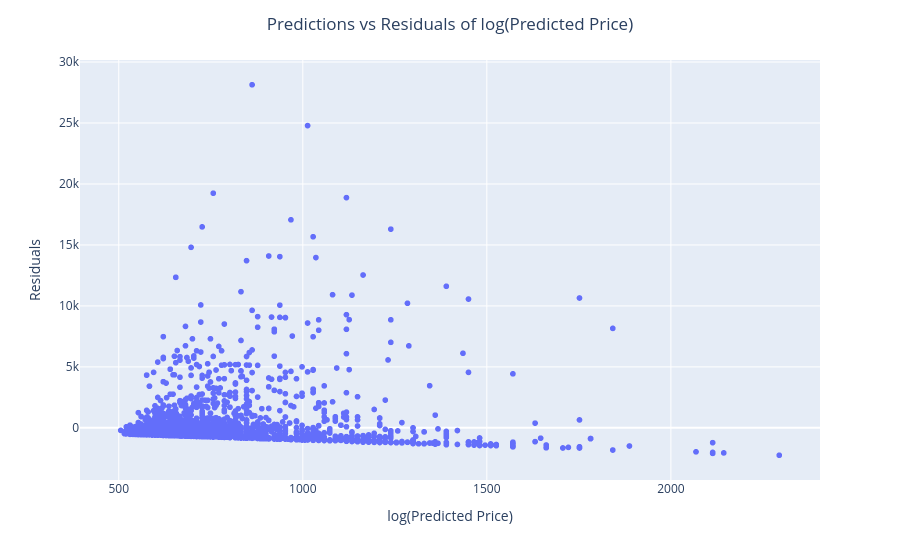

The notebook cell saved with this chart:
### Markdown cell above
**Exercise 3** Redo the full analysis except this time try using just height to predict price.

- Do a standard linear regression of the height vs. the price (without log) discuss the results. This should include a plot of the residuals and a plot showing the linear fit. You should also talk about what the score, intercept and coefficient of the model are telling you. EG. As the height increases by 1in the price.....
- Do a linear regression of the height vs. log_price and discuss the results. This should include a plot of the residuals and a plot showing the linear fit. You should also talk about what the score, intercept and coefficient of the model are telling you. EG. As the height increases by 1in the price..... Remember in this case you have to use the rules of logs and exponents to interpret the results.

Which of these models do you think is doing a better job of capturing the functional relationships in the price vs height data? Why?

### Code cell
my_columns = ['Height_in','price']
DF_model3 = DF[my_columns]


DF_model3.dropna(inplace=True)
DF_model3['Height_in'] = DF_model3['Height_in'].apply(lambda x: float(x))

X = DF_model3['Height_in'].values.reshape(-1,1)
y = DF_model3['price'].values


LM = LinearRegression()

LM.fit(X, y)


print('Model Score:')
print(LM.score(X,y))  

LM.predict(X)
DF_model3['predict'] = LM.predict(X)

DF_model3['Residual'] = DF_model3['price']-DF_model3['predict']

fig = px.scatter(DF_model3, x = 'predict', y = 'Residual')

fig.update_layout(title = "Predictions vs Residuals of log(Predicted Price)",
                  title_x = .5,
                  xaxis_title = "log(Predicted Price)",
                  yaxis_title = "Residuals")
fig.show()

print(LM.coef_)
print(LM.intercept_)

### Figure 1 — Plotly figure (JSON) as saved in the notebook; plotly's stock layout.template omitted (floating-point values rounded to 4 significant figures; data arrays with more than 128 entries replaced by an {"elided": "..."} marker saying what was removed)
{"data": [{"hovertemplate": "predict=%{x}<br>Residual=%{y}<extra></extra>", "legendgroup": "", "marker": {"color": "#636efa", "symbol": "circle"}, "mode": "markers", "name": "", "showlegend": false, "type": "scattergl", "x": {"elided": "3141 float values"}, "xaxis": "x", "y": {"elided": "3141 float values"}, "yaxis": "y"}], "layout": {"legend": {"tracegroupgap": 0}, "margin": {"t": 60}, "title": {"text": "Predictions vs Residuals of log(Predicted Price)", "x": 0.5}, "xaxis": {"anchor": "y", "domain": [0, 1], "title": {"text": "log(Predicted Price)"}}, "yaxis": {"anchor": "x", "domain": [0, 1], "title": {"text": "Residuals"}}}}
